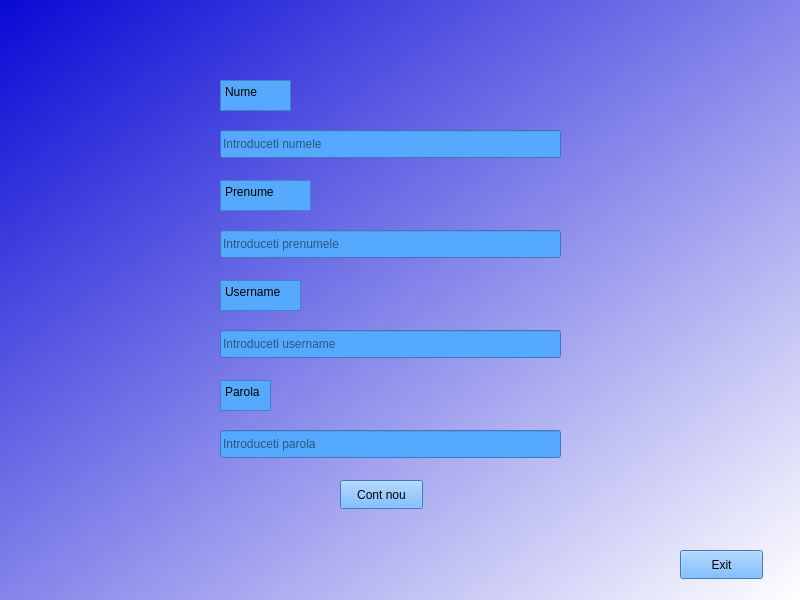
<?xml version="1.0" encoding="UTF-8"?>
<ui version="4.0">
 <class>ContNou</class>
 <widget class="QWidget" name="ContNou">
  <property name="geometry">
   <rect>
    <x>0</x>
    <y>0</y>
    <width>800</width>
    <height>600</height>
   </rect>
  </property>
  <property name="windowTitle">
   <string>MyDrive</string>
  </property>
  <property name="windowIcon">
   <iconset resource="resurse.qrc">
    <normaloff>:/imagini/d.ico</normaloff>:/imagini/d.ico</iconset>
  </property>
  <property name="styleSheet">
   <string notr="true">background-color: qlineargradient(spread:pad, x1:0, y1:0, x2:1, y2:1, stop:0 rgba(9, 9, 213, 255), stop:1 rgba(255, 255, 255, 255));</string>
  </property>
  <widget class="QPushButton" name="Cont">
   <property name="geometry">
    <rect>
     <x>340</x>
     <y>480</y>
     <width>83</width>
     <height>29</height>
    </rect>
   </property>
   <property name="styleSheet">
    <string notr="true">background-color: rgb(85, 170, 255);</string>
   </property>
   <property name="text">
    <string>Cont nou</string>
   </property>
  </widget>
  <widget class="QLineEdit" name="nume">
   <property name="geometry">
    <rect>
     <x>220</x>
     <y>130</y>
     <width>341</width>
     <height>28</height>
    </rect>
   </property>
   <property name="styleSheet">
    <string notr="true">background-color: rgb(85, 170, 255);</string>
   </property>
   <property name="placeholderText">
    <string>Introduceti numele</string>
   </property>
  </widget>
  <widget class="QTextEdit" name="textEdit">
   <property name="geometry">
    <rect>
     <x>220</x>
     <y>80</y>
     <width>71</width>
     <height>31</height>
    </rect>
   </property>
   <property name="styleSheet">
    <string notr="true">background-color: rgb(85, 170, 255);</string>
   </property>
   <property name="html">
    <string>&lt;!DOCTYPE HTML PUBLIC &quot;-//W3C//DTD HTML 4.0//EN&quot; &quot;http://www.w3.org/TR/REC-html40/strict.dtd&quot;&gt;
&lt;html&gt;&lt;head&gt;&lt;meta name=&quot;qrichtext&quot; content=&quot;1&quot; /&gt;&lt;meta charset=&quot;utf-8&quot; /&gt;&lt;style type=&quot;text/css&quot;&gt;
p, li { white-space: pre-wrap; }
&lt;/style&gt;&lt;/head&gt;&lt;body style=&quot; font-family:'Segoe UI'; font-size:9pt; font-weight:400; font-style:normal;&quot;&gt;
&lt;p style=&quot; margin-top:0px; margin-bottom:0px; margin-left:0px; margin-right:0px; -qt-block-indent:0; text-indent:0px;&quot;&gt;Nume&lt;/p&gt;&lt;/body&gt;&lt;/html&gt;</string>
   </property>
  </widget>
  <widget class="QTextEdit" name="p">
   <property name="geometry">
    <rect>
     <x>220</x>
     <y>180</y>
     <width>91</width>
     <height>31</height>
    </rect>
   </property>
   <property name="styleSheet">
    <string notr="true">background-color: rgb(85, 170, 255);</string>
   </property>
   <property name="html">
    <string>&lt;!DOCTYPE HTML PUBLIC &quot;-//W3C//DTD HTML 4.0//EN&quot; &quot;http://www.w3.org/TR/REC-html40/strict.dtd&quot;&gt;
&lt;html&gt;&lt;head&gt;&lt;meta name=&quot;qrichtext&quot; content=&quot;1&quot; /&gt;&lt;meta charset=&quot;utf-8&quot; /&gt;&lt;style type=&quot;text/css&quot;&gt;
p, li { white-space: pre-wrap; }
&lt;/style&gt;&lt;/head&gt;&lt;body style=&quot; font-family:'Segoe UI'; font-size:9pt; font-weight:400; font-style:normal;&quot;&gt;
&lt;p style=&quot; margin-top:0px; margin-bottom:0px; margin-left:0px; margin-right:0px; -qt-block-indent:0; text-indent:0px;&quot;&gt;Prenume&lt;/p&gt;&lt;/body&gt;&lt;/html&gt;</string>
   </property>
  </widget>
  <widget class="QLineEdit" name="prenume">
   <property name="geometry">
    <rect>
     <x>220</x>
     <y>230</y>
     <width>341</width>
     <height>28</height>
    </rect>
   </property>
   <property name="styleSheet">
    <string notr="true">background-color: rgb(85, 170, 255);</string>
   </property>
   <property name="placeholderText">
    <string>Introduceti prenumele</string>
   </property>
  </widget>
  <widget class="QTextEdit" name="user">
   <property name="geometry">
    <rect>
     <x>220</x>
     <y>280</y>
     <width>81</width>
     <height>31</height>
    </rect>
   </property>
   <property name="styleSheet">
    <string notr="true">background-color: rgb(85, 170, 255);</string>
   </property>
   <property name="html">
    <string>&lt;!DOCTYPE HTML PUBLIC &quot;-//W3C//DTD HTML 4.0//EN&quot; &quot;http://www.w3.org/TR/REC-html40/strict.dtd&quot;&gt;
&lt;html&gt;&lt;head&gt;&lt;meta name=&quot;qrichtext&quot; content=&quot;1&quot; /&gt;&lt;meta charset=&quot;utf-8&quot; /&gt;&lt;style type=&quot;text/css&quot;&gt;
p, li { white-space: pre-wrap; }
&lt;/style&gt;&lt;/head&gt;&lt;body style=&quot; font-family:'Segoe UI'; font-size:9pt; font-weight:400; font-style:normal;&quot;&gt;
&lt;p style=&quot; margin-top:0px; margin-bottom:0px; margin-left:0px; margin-right:0px; -qt-block-indent:0; text-indent:0px;&quot;&gt;Username&lt;/p&gt;&lt;/body&gt;&lt;/html&gt;</string>
   </property>
  </widget>
  <widget class="QLineEdit" name="username">
   <property name="geometry">
    <rect>
     <x>220</x>
     <y>330</y>
     <width>341</width>
     <height>28</height>
    </rect>
   </property>
   <property name="styleSheet">
    <string notr="true">background-color: rgb(85, 170, 255);</string>
   </property>
   <property name="placeholderText">
    <string>Introduceti username</string>
   </property>
  </widget>
  <widget class="QTextEdit" name="parola">
   <property name="geometry">
    <rect>
     <x>220</x>
     <y>380</y>
     <width>51</width>
     <height>31</height>
    </rect>
   </property>
   <property name="styleSheet">
    <string notr="true">background-color: rgb(85, 170, 255);</string>
   </property>
   <property name="html">
    <string>&lt;!DOCTYPE HTML PUBLIC &quot;-//W3C//DTD HTML 4.0//EN&quot; &quot;http://www.w3.org/TR/REC-html40/strict.dtd&quot;&gt;
&lt;html&gt;&lt;head&gt;&lt;meta name=&quot;qrichtext&quot; content=&quot;1&quot; /&gt;&lt;meta charset=&quot;utf-8&quot; /&gt;&lt;style type=&quot;text/css&quot;&gt;
p, li { white-space: pre-wrap; }
&lt;/style&gt;&lt;/head&gt;&lt;body style=&quot; font-family:'Segoe UI'; font-size:9pt; font-weight:400; font-style:normal;&quot;&gt;
&lt;p style=&quot; margin-top:0px; margin-bottom:0px; margin-left:0px; margin-right:0px; -qt-block-indent:0; text-indent:0px;&quot;&gt;Parola&lt;/p&gt;&lt;/body&gt;&lt;/html&gt;</string>
   </property>
  </widget>
  <widget class="QLineEdit" name="parola_2">
   <property name="geometry">
    <rect>
     <x>220</x>
     <y>430</y>
     <width>341</width>
     <height>28</height>
    </rect>
   </property>
   <property name="styleSheet">
    <string notr="true">background-color: rgb(85, 170, 255);</string>
   </property>
   <property name="echoMode">
    <enum>QLineEdit::Password</enum>
   </property>
   <property name="placeholderText">
    <string>Introduceti parola</string>
   </property>
  </widget>
  <widget class="QPushButton" name="Exit">
   <property name="geometry">
    <rect>
     <x>680</x>
     <y>550</y>
     <width>83</width>
     <height>29</height>
    </rect>
   </property>
   <property name="styleSheet">
    <string notr="true">background-color: rgb(85, 170, 255);</string>
   </property>
   <property name="text">
    <string>Exit</string>
   </property>
  </widget>
 </widget>
 <resources>
  <include location="resurse.qrc"/>
 </resources>
 <connections/>
</ui>
